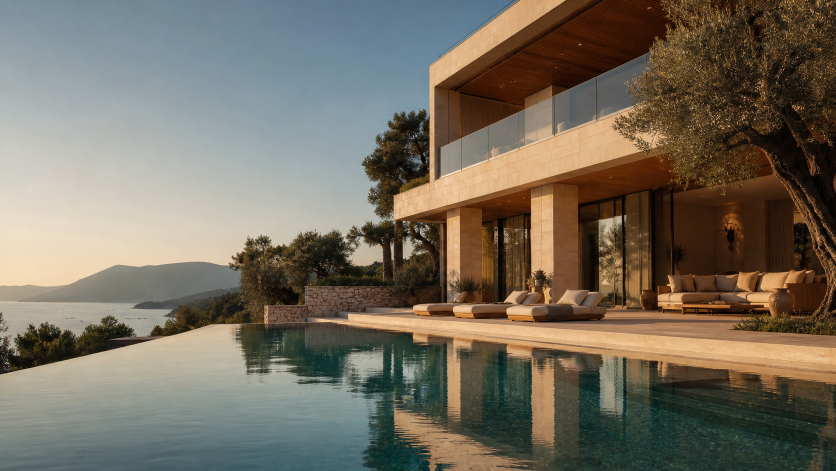
#> input picture assets/villa-hero.png, 1672 x 941 px (shown at 1/2 size); its folder holds 4 pictures in this run
$ python render_tour_video.py
#> lines starting #> are read from the running program, lines starting #| are printed output that depends on the picture
"""Render a scroll-scrubbable cinematic tour from Housei's art-directed scenes.

Requires project-local dependencies from .venv; does not install system packages.
"""

from pathlib import Path
import math

import imageio.v2 as imageio
import numpy as np
from PIL import Image, ImageEnhance, ImageFilter


ROOT = Path(__file__).resolve().parents[1]
ASSETS = ROOT / "assets"
OUTPUT = ASSETS / "casa-aurea-tour-optimized.mp4"
WIDTH, HEIGHT, FPS = 960, 540, 24


def load(name: str) -> Image.Image:
#> called with name = 'villa-hero.png'
    return Image.open(ASSETS / name).convert("RGB")
#> returned value is the input picture: PIL image 1672x941 RGB; mean R, G, B 116.6, 108.6, 94.6


def ease(value: float) -> float:
    return value * value * (3 - 2 * value)


def camera(source: Image.Image, scale: float, anchor_x: float, anchor_y: float, drift_x: float = 0, drift_y: float = 0) -> Image.Image:
    """A virtual camera that pushes through a wide architectural image."""
    ratio = max(WIDTH / source.width, HEIGHT / source.height) * scale
    resized = source.resize((round(source.width * ratio), round(source.height * ratio)), Image.Resampling.LANCZOS)
    max_x = max(resized.width - WIDTH, 0)
    max_y = max(resized.height - HEIGHT, 0)
    left = round(max_x * anchor_x + drift_x)
    top = round(max_y * anchor_y + drift_y)
    left = min(max(left, 0), max_x)
    top = min(max(top, 0), max_y)
    return resized.crop((left, top, left + WIDTH, top + HEIGHT))


def grade(frame: Image.Image, amount: float) -> Image.Image:
    # A restrained moving-film texture, not a static slideshow treatment.
    frame = ImageEnhance.Contrast(frame).enhance(1.04)
    if amount:
        frame = frame.filter(ImageFilter.GaussianBlur(amount))
    return frame


def threshold(outgoing: Image.Image, incoming: Image.Image, t: float, tint: tuple[int, int, int]) -> Image.Image:
    """Create a travelling-through-the-threshold transition, rather than a dissolve."""
    p = ease(t)
    # Exit shot accelerates toward the opening; the next room already moves outward.
    pushed = camera(outgoing, 1 + 1.2 * p, .61, .45)
    revealed = camera(incoming, 2.15 - 1.05 * p, .50, .45)
    outgoing_blur = pushed.filter(ImageFilter.GaussianBlur(2.4 * p))
    incoming_blur = revealed.filter(ImageFilter.GaussianBlur(2.0 * (1 - p)))
    blend = Image.blend(outgoing_blur, incoming_blur, p)
    # Short exposure bloom hides the edit at the instant the lens crosses the frame.
    bloom = max(0, 1 - abs(p - .5) * 3.1) * .3
    if bloom:
        blend = Image.blend(blend, Image.new("RGB", (WIDTH, HEIGHT), tint), bloom)
    return blend


def make_video() -> None:
    exterior = load("villa-hero.png")
    salon = load("villa-salon.png")
#> call 2 of load, with name = 'villa-salon.png'
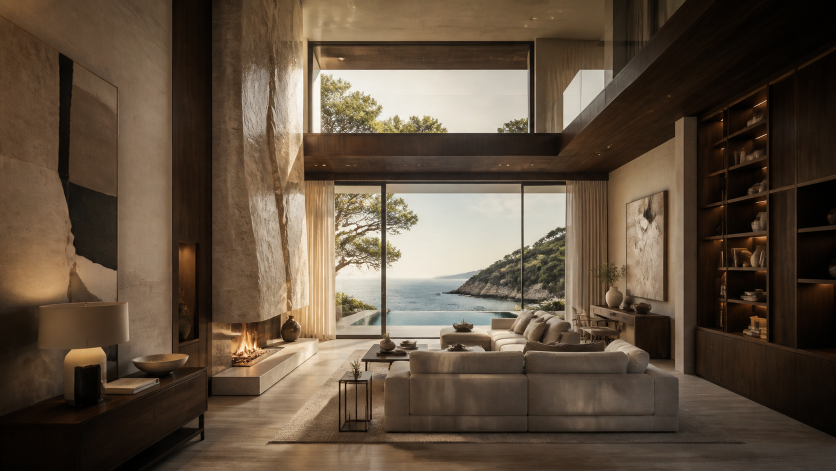
#> input picture assets/villa-salon.png, 1672 x 941 px (shown at 1/2 size)
#> in load, returned value is the input picture: PIL image 1672x941 RGB; mean R, G, B 94.6, 78.6, 62.2
    suite = load("villa-suite.png")
#> call 3 of load, with name = 'villa-suite.png'
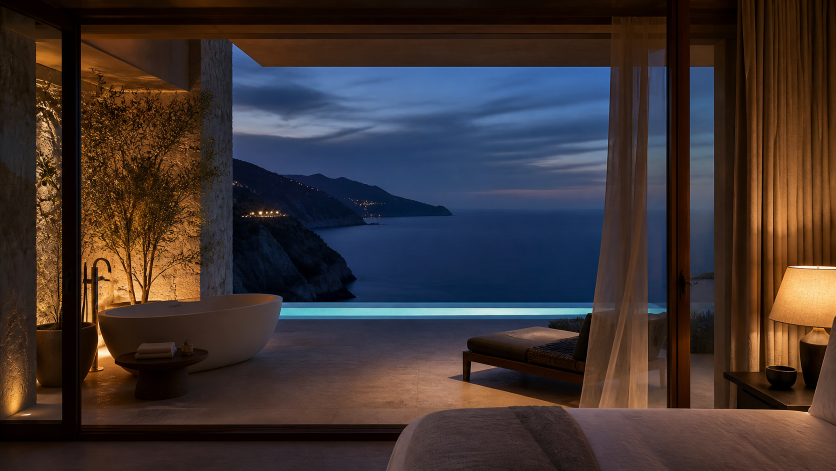
#> input picture assets/villa-suite.png, 1672 x 941 px (shown at 1/2 size)
#> in load, returned value is the input picture: PIL image 1672x941 RGB; mean R, G, B 62.7, 51.3, 49.7
    duration = 19
    frames = duration * FPS
    OUTPUT.parent.mkdir(parents=True, exist_ok=True)

    with imageio.get_writer(
        OUTPUT, fps=FPS, codec="libx264", quality=8, macro_block_size=1,
        ffmpeg_params=[
            "-movflags", "+faststart", "-pix_fmt", "yuv420p",
            "-crf", "27", "-preset", "slow", "-g", "12",
            "-keyint_min", "12", "-sc_threshold", "0",
        ],
    ) as writer:
        for frame_index in range(frames):
            second = frame_index / FPS
            grain_drift = math.sin(frame_index * .11)

            if second < 5.8:
                p = ease(second / 5.8)
                frame = camera(exterior, 1.01 + .68 * p, .34 + .42 * p, .51 - .10 * p, grain_drift * 1.4)
            elif second < 8.0:
                p = (second - 5.8) / 2.2
                outgoing = camera(exterior, 1.68 + .42 * p, .75, .39)
                incoming = camera(salon, 1.02 + .13 * p, .49, .42)
                frame = threshold(outgoing, incoming, p, (247, 233, 207))
            elif second < 13.6:
                p = ease((second - 8.0) / 5.6)
                frame = camera(salon, 1.13 + .37 * p, .46 + .10 * p, .43, grain_drift * .8)
            elif second < 15.8:
                p = (second - 13.6) / 2.2
                outgoing = camera(salon, 1.48 + .46 * p, .55, .42)
                incoming = camera(suite, 1.03 + .14 * p, .47, .46)
                frame = threshold(outgoing, incoming, p, (213, 222, 229))
            else:
                p = ease((second - 15.8) / 3.2)
                frame = camera(suite, 1.12 + .27 * p, .45 + .13 * p, .46, grain_drift * .6)

            writer.append_data(np.asarray(grade(frame, .12)))
#> this loop made 1 pass
#> pass 1, in camera, `resized = source.resize((round(source.width * ratio), round(source.hei..`:
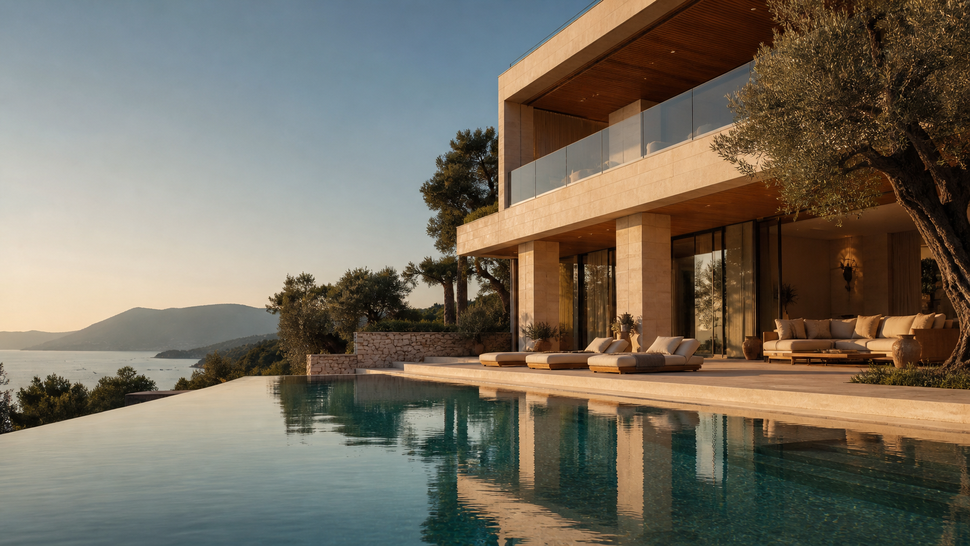
#> resized: PIL image 970x546 RGB; mean R, G, B 116.6, 108.6, 94.6
#> pass 1, in make_video, `frame = camera(exterior, 1.01 + .68 * p, .34 + .42 * p, .51 - .10 * p,..`:
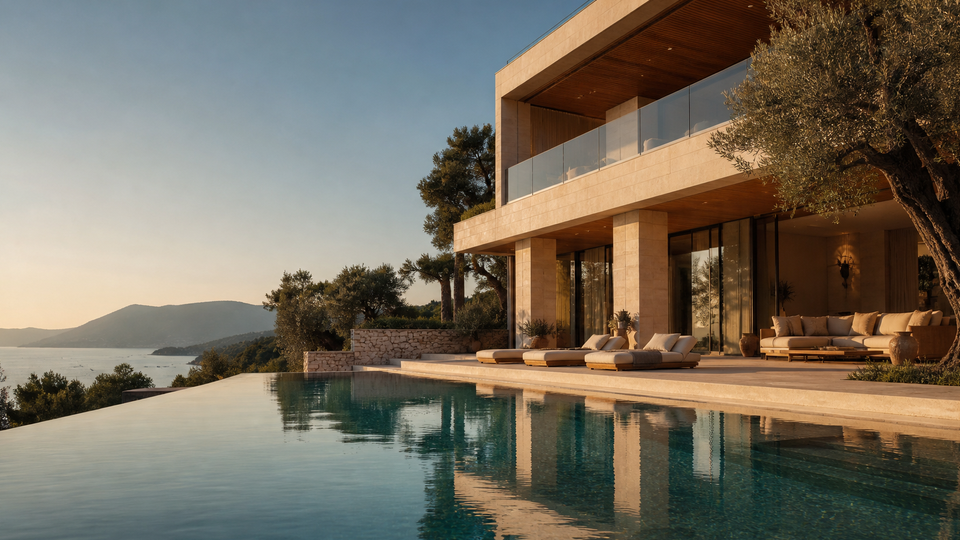
#> frame: PIL image 960x540 RGB; mean R, G, B 117.2, 109, 94.9

    print(f"Rendered {OUTPUT.relative_to(ROOT)} ({duration}s, {frames} frames)")


if __name__ == "__main__":
#> (the run stopped early here; a loop or call above may not have finished)
